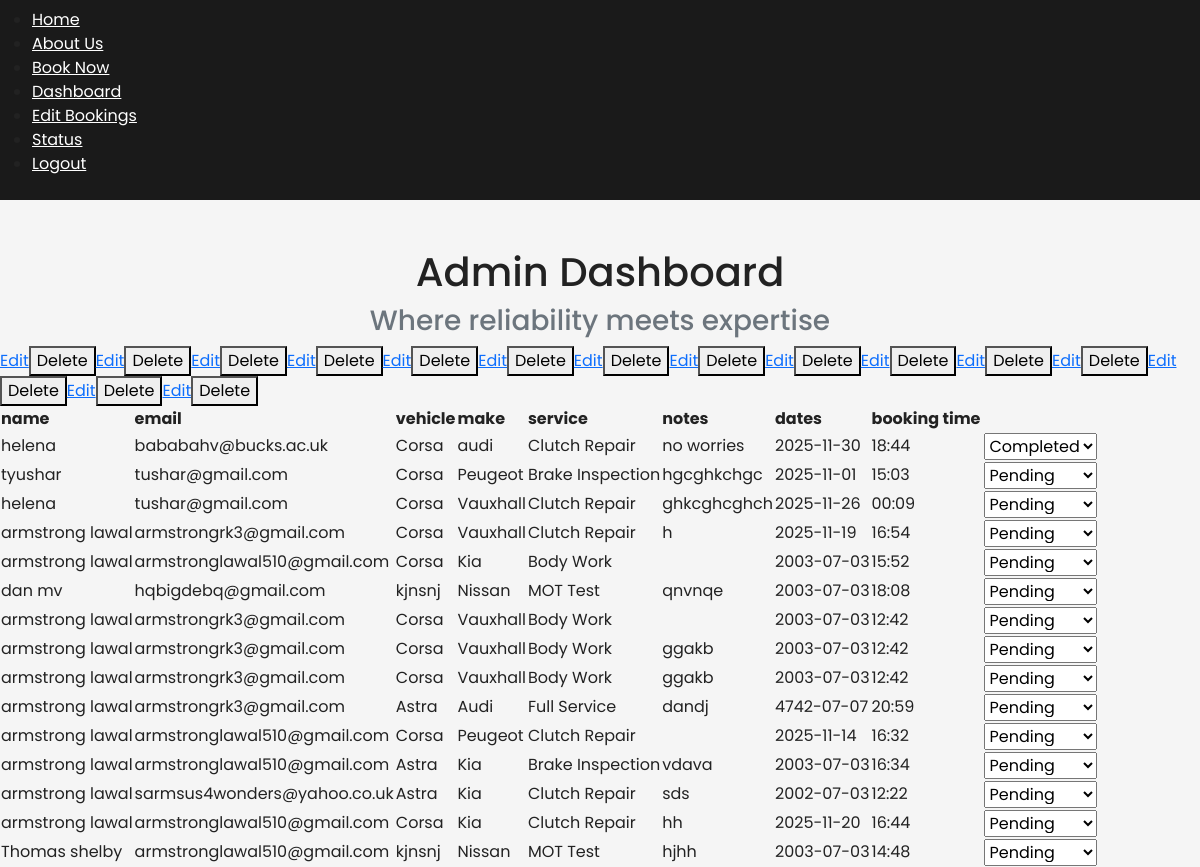
Screenshot of /admin/dashboard (signed in) with the database file from the repository.
### tables this page shows
CREATE TABLE bookings (
            id INTEGER PRIMARY KEY AUTOINCREMENT,
            name TEXT NOT NULL,
            email TEXT NOT NULL,
            vehicle TEXT NOT NULL,
            make TEXT NOT NULL,
            service TEXT NOT NULL,
            notes TEXT,
            date TEXT NOT NULL,
            booking_time TEXT NOT NULL,
            status TEXT DEFAULT 'PENDING'
        );

### app.py (the view)
@app.route('/admin/dashboard')
def dashboard():
    if not session.get('admin_logged_in'):
        flash('Please login first.', 'warning')
        return redirect(url_for('login'))
    conn = sqlite3.connect('database.db')
    conn.row_factory = sqlite3.Row   # <- this is the key line
    cursor = conn.cursor()
    cursor.execute('SELECT * FROM bookings')
    bookings = cursor.fetchall()
    conn.close()
    return render_template('dashboard.html', bookings=bookings)

### templates/dashboard.html (shortened to what this page needs)
<!DOCTYPE html>
<html lang="en">
<head>
  <link href="https://cdn.jsdelivr.net/npm/bootstrap@5.3.8/dist/css/bootstrap.min.css"
        rel="stylesheet"
>
</head>
<body>
 <nav class="navbar">
  <ul>
    <li><a href="{{ url_for('home') }}">Home</a></li>
    <li><a href="{{ url_for('about') }}">About Us</a></li>
    <li><a href="{{ url_for('book') }}">Book Now</a></li>
    {% if session.get('admin_logged_in') %}
      <li><a href="{{ url_for('dashboard') }}">Dashboard</a></li>
      <li><a href="{{ url_for('dashboard') }}">Edit Bookings</a></li>
      <li><a href="{{ url_for('dashboard') }}#status">Status</a></li>
      <li><a href="{{ url_for('logout') }}">Logout</a></li>
    {% else %}
      <li><a href="{{ url_for('login') }}">Admin Login</a></li>
    {% endif %}
  </ul>
</nav>
  <div class="container text-center mt-5 header-text">
    <h1>Admin Dashboard</h1>
    <h3 class="text-secondary">Where reliability meets expertise</h3>
  </div>
  <table>
  <thead>
    <tr>
      <th>name</th>
      <th>email</th>
      <th>vehicle</th>
      <th>make</th>
      <th>service</th>
     <th>notes</th>
      <th>dates</th>
      <th>booking time</th>
    </tr>
  </thead>
  <tbody>
    {% for booking in bookings %}
    <tr>
      <td>{{ booking.name }}</td>
      <td>{{ booking.email }}</td>
      <td>{{ booking.vehicle }}</td>
      <td>{{ booking.make }}</td>
      <td>{{ booking.service }}</td>
      <td>{{ booking.notes }}</td>
      <td>{{ booking.date }}</td>
      <td>{{ booking.booking_time }}</td>
      <td>
     <td>
  <form action="/admin/update-status/{{ booking['id'] }}" method="POST">
    <select name="status" onchange="this.form.submit()">
      <option value="Pending" {% if booking['status']=='Pending' %}selected{% endif %}>Pending</option>
      <option value="Completed" {% if booking['status']=='Completed' %}selected{% endif %}>Completed</option>
    </select>
  </form>
</td>
       <a href="{{ url_for('edit_booking', id=booking['id']) }}">Edit</a>
        <form action="/admin/delete/{{ booking.id }}" method="POST" style="display:inline">
         <button type="submit">Delete</button>
        </form>
      </td>
    </tr>
    {% endfor %}
  </tbody>
</table>

### templates/dashboard.html (style rules this page uses)
body { font-family: 'Poppins', sans-serif; background-color: #F5F5F5; color: #222; margin: 0; padding: 0; }
.navbar { background-color: #1A1A1A; }
.navbar a { color: white !important; margin-right: 20px; }
.header-text { text-align: center; margin-top: 40px; }

### rows the page displays
bookings: name "helena", email "bababahv@bucks.ac.uk", vehicle "Corsa", make "audi", service "Clutch Repair", notes "no worries", date "2025-11-30", booking_time "18:44", status "Completed"
bookings: name "tyushar", email "tushar@gmail.com", vehicle "Corsa", make "Peugeot", service "Brake Inspection", notes "hgcghkchgc", date "2025-11-01", booking_time "15:03"
bookings: name "helena", email "tushar@gmail.com", vehicle "Corsa", make "Vauxhall", service "Clutch Repair", notes "ghkcghcghch", date "2025-11-26", booking_time "00:09"
bookings: name "armstrong lawal", email "armstrongrk3@gmail.com", vehicle "Corsa", make "Vauxhall", service "Clutch Repair", notes "h", date "2025-11-19", booking_time "16:54"
bookings: name "armstrong lawal", email "armstronglawal510@gmail.com", vehicle "Corsa", make "Kia", service "Body Work", date "2003-07-03", booking_time "15:52"
bookings: name "dan mv", email "hqbigdebq@gmail.com", vehicle "kjnsnj", make "Nissan", service "MOT Test", notes "qnvnqe", date "2003-07-03", booking_time "18:08"
bookings: name "armstrong lawal", email "armstrongrk3@gmail.com", vehicle "Corsa", make "Vauxhall", service "Body Work", date "2003-07-03", booking_time "12:42"
bookings: name "armstrong lawal", email "armstrongrk3@gmail.com", vehicle "Corsa", make "Vauxhall", service "Body Work", notes "ggakb", date "2003-07-03", booking_time "12:42"
bookings: name "armstrong lawal", email "armstrongrk3@gmail.com", vehicle "Corsa", make "Vauxhall", service "Body Work", notes "ggakb", date "2003-07-03", booking_time "12:42"
bookings: name "armstrong lawal", email "armstrongrk3@gmail.com", vehicle "Astra", make "Audi", service "Full Service", notes "dandj", date "4742-07-07", booking_time "20:59"
bookings: name "armstrong lawal", email "armstronglawal510@gmail.com", vehicle "Corsa", make "Peugeot", service "Clutch Repair", date "2025-11-14", booking_time "16:32"
bookings: name "armstrong lawal", email "armstronglawal510@gmail.com", vehicle "Astra", make "Kia", service "Brake Inspection", notes "vdava", date "2003-07-03", booking_time "16:34"
bookings: name "armstrong lawal", email "sarmsus4wonders@yahoo.co.uk", vehicle "Astra", make "Kia", service "Clutch Repair", notes "sds", date "2002-07-03", booking_time "12:22"
bookings: name "armstrong lawal", email "armstronglawal510@gmail.com", vehicle "Corsa", make "Kia", service "Clutch Repair", notes "hh", date "2025-11-20", booking_time "16:44"
bookings: name "Thomas shelby", email "armstronglawal510@gmail.com", vehicle "kjnsnj", make "Nissan", service "MOT Test", notes "hjhh", date "2003-07-03", booking_time "14:48"
